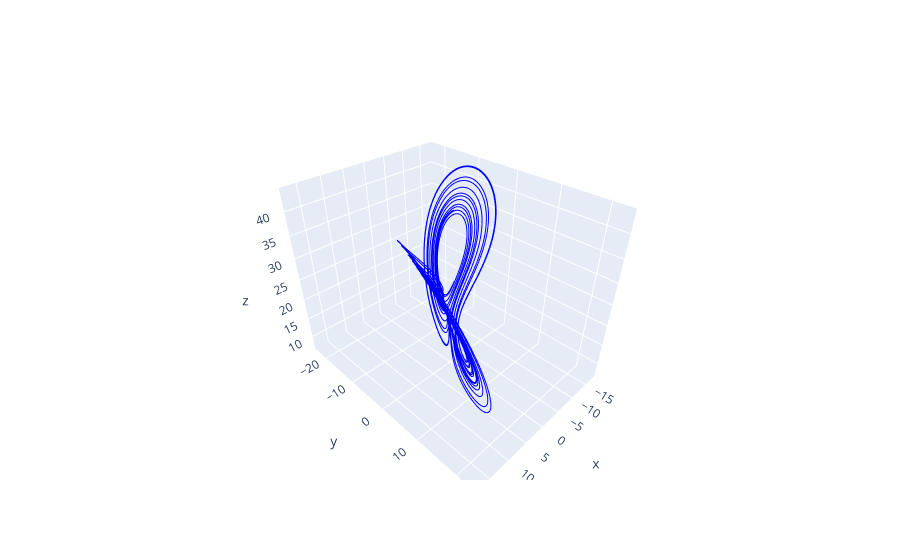
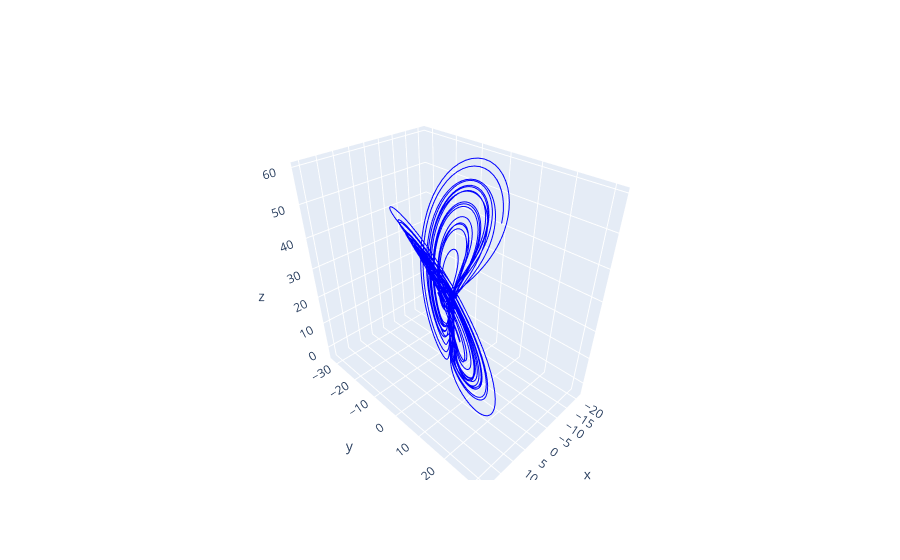

Notebook code cell kept with these figures, in order:
### Markdown cell above
## Plots

### Code cell
fig = lorentz_plot(lorentz_dataset[-Y_pred.shape[0]:])
fig.show()
fig = lorentz_plot(Y_pred_open)
fig.show()

### Figure 1 — Plotly figure (JSON) as saved in the notebook; plotly's stock layout.template omitted (floating-point values rounded to 4 significant figures; data arrays with more than 128 entries replaced by an {"elided": "..."} marker saying what was removed)
{"data": [{"line": {"color": "blue", "width": 2}, "mode": "lines", "type": "scatter3d", "x": {"elided": "4000 float values"}, "y": {"elided": "4000 float values"}, "z": {"elided": "4000 float values"}}], "layout": {}}

### Figure 2 — Plotly figure (JSON) as saved in the notebook; plotly's stock layout.template omitted (floating-point values rounded to 4 significant figures; data arrays with more than 128 entries replaced by an {"elided": "..."} marker saying what was removed)
{"data": [{"line": {"color": "blue", "width": 2}, "mode": "lines", "type": "scatter3d", "x": {"elided": "4000 float values"}, "y": {"elided": "4000 float values"}, "z": {"elided": "4000 float values"}}], "layout": {}}
